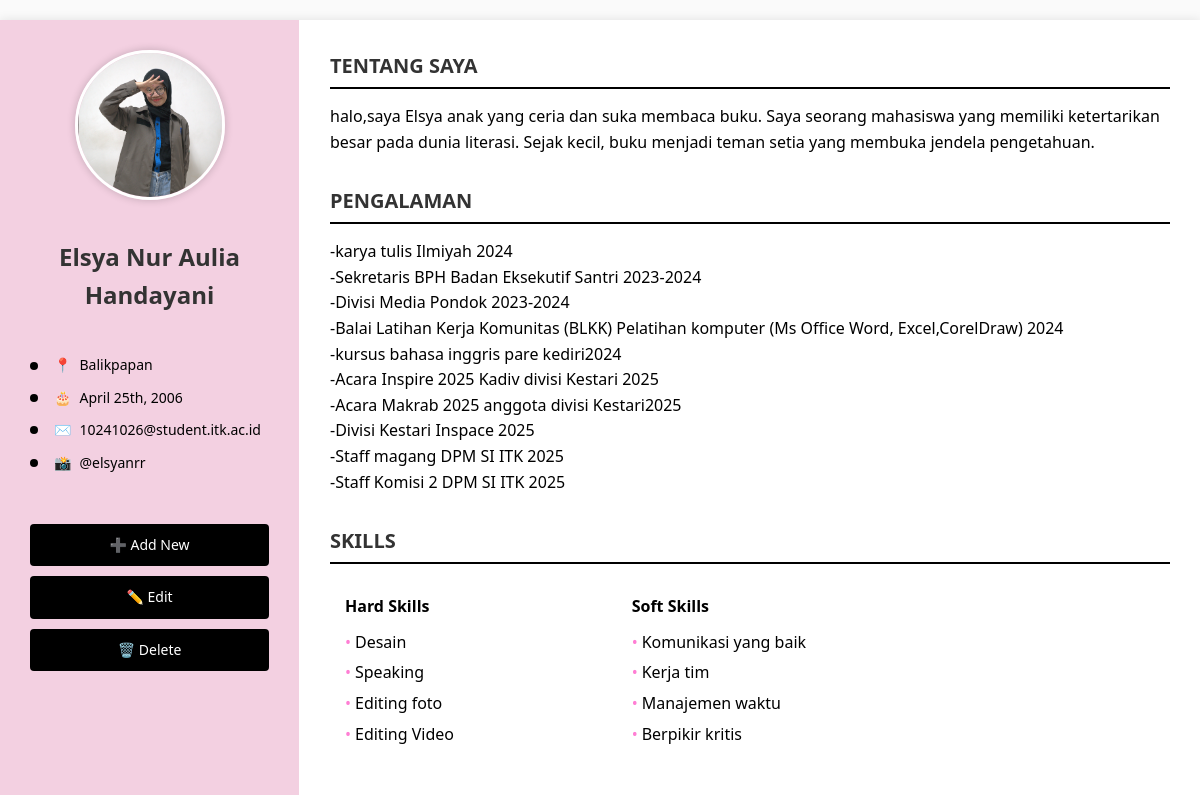
Page /individu_PL_elsya/portfolio_crud/index.php on the committed database.
### tables this page shows
CREATE TABLE `portfolio` (
  `id` int(11) NOT NULL,
  `name` varchar(100) NOT NULL,
  `location` varchar(255) DEFAULT NULL,
  `birth_date` date DEFAULT NULL,
  `email` varchar(255) DEFAULT NULL,
  `instagram` varchar(255) DEFAULT NULL,
  `introduction` text DEFAULT NULL,
  `education` text DEFAULT NULL,
  `skills_hard` text DEFAULT NULL,
  `skills_soft` text DEFAULT NULL,
  `tools` text DEFAULT NULL,
  `photo` varchar(255) DEFAULT 'default.jpg',
  `created_at` timestamp NOT NULL DEFAULT current_timestamp(),
  `experience` text DEFAULT NULL
);

### individu_PL_elsya/portfolio_crud/index.php (the view, shortened to what this page needs)
<?php
include 'config.php';
$stmt = $pdo->query("SELECT * FROM portfolio ORDER BY id DESC LIMIT 1");
$port = $stmt->fetch();
?>
<!DOCTYPE html>
<html lang="en">
<head>
   <link rel="stylesheet" href="assets/css/style.css">
</head>
<body>
    <div class="container">
        <div class="sidebar">
            <div class="profile-pic">
                <img src="./uploads/<?php echo htmlspecialchars($port['photo']); ?>" alt="Profile Picture">
            </div>
            <h2><?php echo htmlspecialchars($port['name']); ?></h2>
            <div class="contact-info">
                <p><strong>📍</strong> <?php echo htmlspecialchars($port['location']); ?></p>
                <p><strong>🎂</strong> <?php echo date('F jS, Y', strtotime($port['birth_date'])); ?></p>
                <p><strong>✉️</strong> <?php echo htmlspecialchars($port['email']); ?></p>
                <p><strong>📸</strong> <?php echo htmlspecialchars($port['instagram']); ?></p>
            </div>
            <div class="actions">
                <a href="./add.php" class="btn">➕ Add New</a>
                <?php if ($port['id'] > 0): ?>
                    <a href="./edit.php?id=<?php echo $port['id']; ?>" class="btn">✏️ Edit</a>
                    <a href="./delete.php?id=<?php echo $port['id']; ?>" onclick="return confirm('Are you sure?')" class="btn btn-delete">🗑️ Delete</a>
                <?php else: ?>
                    <span class="btn btn-disabled">✏️ Edit</span>
                    <span class="btn btn-disabled">🗑️ Delete</span>
                <?php endif; ?>
            </div>
        </div>
        <div class="content">
            <section class="section">
                <h3>Tentang Saya</h3>
                <p><?php echo nl2br(htmlspecialchars($port['introduction'])); ?></p>
            </section>
           <section class="section">
    <h3>PENGALAMAN</h3>
    <div class="experience-text">
        <?php
        $lines = explode("\n", $port['experience']);
        foreach ($lines as $line) {
            if (trim($line) !== '') {
                echo '<p>' . htmlspecialchars(trim($line)) . '</p>';
            }
        }
        ?>
    </div>
</section>
            <section class="section">
                <h3>SKILLS</h3>
                <div class="skills-container">
                    <div class="skill-column">
                        <h4>Hard Skills</h4>
                        <ul>
                            <?php foreach(explode("\n", $port['skills_hard']) as $skill):
                                if (trim($skill) !== ''): ?>
                                    <li><?php echo htmlspecialchars(trim($skill)); ?></li>
                                <?php endif;
                            endforeach; ?>
                        </ul>
                    </div>
                    <div class="skill-column">
                        <h4>Soft Skills</h4>
                        <ul>
                            <?php foreach(explode("\n", $port['skills_soft']) as $skill):
                                if (trim($skill) !== ''): ?>
                                    <li><?php echo htmlspecialchars(trim($skill)); ?></li>
                                <?php endif;
                            endforeach; ?>
                        </ul>
                    </div>
                    <div class="skill-column">
                    </div>
                </div>
            </section>
        </div>
    </div>
</body>
</html>

### individu_PL_elsya/portfolio_crud/assets/css/style.css (style rules this page uses)
* { margin: 0; padding: 0; box-sizing: border-box; }
body { font-family: 'Segoe UI', Tahoma, Geneva, Verdana, sans-serif; background-color: #fafafa; color: #000000; line-height: 1.6; }
.container { display: flex; max-width: 1200px; margin: 20px auto; background: white; box-shadow: 0 0 10px rgba(0,0,0,0.1); overflow: hidden; }
.sidebar { width: 300px; background: #f3d0e1; padding: 30px; border-right: 1px solid #ffffff; text-align: center; display: flex; flex-direction: column; align-items: center; gap: 20px; }
.profile-pic img { width: 150px; height: 150px; border-radius: 50%; object-fit: cover; border: 3px solid #fff; box-shadow: 0 0 8px rgba(0,0,0,0.2); }
.sidebar h2 { font-size: 24px; margin: 10px 0; color: #333; }
.contact-info { text-align: left; width: 100%; font-size: 14px; }
.contact-info p { margin: 10px 0; display: flex; align-items: center; gap: 8px; }
.contact-info p:before { content: ""; display: inline-block; width: 8px; height: 8px; border-radius: 50%; background: #000000; margin-right: 8px; }
.actions { display: flex; flex-direction: column; gap: 10px; width: 100%; margin-top: 20px; }
.btn { display: inline-block; padding: 10px 15px; margin: 0; background: #000000; color: white; text-decoration: none; border-radius: 4px; font-size: 14px; text-align: center; transition: background 0.2s; }
.btn-delete { background: #000000; }
.content { flex: 1; padding: 30px; background: rgb(255, 255, 255); }
.section { margin-bottom: 30px; }
.section h3 { font-size: 20px; color: #333; border-bottom: 2px solid #000000; padding-bottom: 5px; margin-bottom: 15px; text-transform: uppercase; }
.skills-container { display: flex; gap: 20px; flex-wrap: wrap; }
.skill-column { flex: 1; min-width: 200px; background:white; padding: 15px; border-radius: 5px; }
.skill-column h4 { margin-bottom: 10px; color: #000000; font-size: 16px; }
.skill-column ul { list-style-type: none; padding-left: 0; }
.skill-column li { margin: 5px 0; padding-left: 10px; position: relative; }
.skill-column li:before { content: "•"; color: #ff7ed4; position: absolute; left: 0; }

### rows in the picture
portfolio: photo (picture), name "Elsya Nur Aulia Handayani", location "Balikpapan", birth_date "April 25th, 2006", email "10241026@student.itk.ac.id", instagram "@elsyanrr", introduction "halo,saya Elsya anak yang ceria dan suka membaca buku. Saya seorang mahasiswa yang memiliki ketertarikan besar pada dunia literasi. Sejak kecil, buku menjadi teman setia yang membuka jendela pengetahuan.", experience "-karya tulis Ilmiyah 2024", experience "-Sekretaris BPH Badan Eksekutif Santri 2023-2024", experience "-Divisi Media Pondok 2023-2024", experience "-Balai Latihan Kerja Komunitas (BLKK) Pelatihan komputer (Ms Office Word, Excel,CorelDraw) 2024", experience "-kursus bahasa inggris pare kediri2024", experience "-Acara Inspire 2025 Kadiv divisi Kestari 2025", experience "-Acara Makrab 2025 anggota divisi Kestari2025", experience "-Divisi Kestari Inspace 2025", experience "-Staff magang DPM SI ITK 2025", experience "-Staff Komisi 2 DPM SI ITK 2025", skills_hard "Desain", skills_hard "Speaking", skills_hard "Editing foto", skills_hard "Editing Video", skills_soft "Komunikasi yang baik", skills_soft "Kerja tim", skills_soft "Manajemen waktu", skills_soft "Berpikir kritis"
